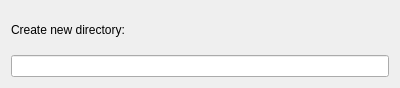
<?xml version="1.0" encoding="UTF-8"?>
<ui version="4.0">
 <class>CreateNewDirectoryDialog</class>
 <widget class="QDialog" name="CreateNewDirectoryDialog">
  <property name="geometry">
   <rect>
    <x>0</x>
    <y>0</y>
    <width>400</width>
    <height>88</height>
   </rect>
  </property>
  <property name="windowTitle">
   <string>Dialog</string>
  </property>
  <layout class="QVBoxLayout" name="verticalLayout">
   <item>
    <widget class="QLabel" name="label">
     <property name="text">
      <string>Create new directory:</string>
     </property>
    </widget>
   </item>
   <item>
    <widget class="QLineEdit" name="newDirName"/>
   </item>
  </layout>
 </widget>
 <resources/>
 <connections/>
</ui>
